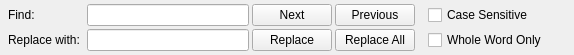
<?xml version="1.0" encoding="UTF-8"?>
<ui version="4.0">
 <class>FindReplaceBar</class>
 <widget class="QWidget" name="FindReplaceBar">
  <property name="geometry">
   <rect>
    <x>0</x>
    <y>0</y>
    <width>574</width>
    <height>54</height>
   </rect>
  </property>
  <property name="maximumSize">
   <size>
    <width>16777215</width>
    <height>54</height>
   </size>
  </property>
  <layout class="QVBoxLayout" name="verticalLayout">
   <property name="spacing">
    <number>0</number>
   </property>
   <property name="leftMargin">
    <number>8</number>
   </property>
   <property name="topMargin">
    <number>4</number>
   </property>
   <property name="rightMargin">
    <number>8</number>
   </property>
   <property name="bottomMargin">
    <number>4</number>
   </property>
   <item>
    <layout class="QGridLayout" name="gridLayout">
     <property name="spacing">
      <number>3</number>
     </property>
     <item row="1" column="3">
      <widget class="QPushButton" name="replace">
       <property name="text">
        <string>Replace</string>
       </property>
      </widget>
     </item>
     <item row="0" column="7">
      <widget class="QCheckBox" name="caseSensitive">
       <property name="minimumSize">
        <size>
         <width>20</width>
         <height>0</height>
        </size>
       </property>
       <property name="text">
        <string>Case Sensitive</string>
       </property>
      </widget>
     </item>
     <item row="1" column="1">
      <widget class="QLabel" name="labelReplace">
       <property name="minimumSize">
        <size>
         <width>55</width>
         <height>0</height>
        </size>
       </property>
       <property name="text">
        <string>Replace with: </string>
       </property>
      </widget>
     </item>
     <item row="0" column="1">
      <widget class="QLabel" name="labelFind">
       <property name="minimumSize">
        <size>
         <width>55</width>
         <height>0</height>
        </size>
       </property>
       <property name="text">
        <string>Find:</string>
       </property>
      </widget>
     </item>
     <item row="1" column="5">
      <widget class="QPushButton" name="replaceAll">
       <property name="text">
        <string>Replace All</string>
       </property>
      </widget>
     </item>
     <item row="1" column="7">
      <widget class="QCheckBox" name="wholeWordsOnly">
       <property name="minimumSize">
        <size>
         <width>20</width>
         <height>0</height>
        </size>
       </property>
       <property name="text">
        <string>Whole Word Only</string>
       </property>
      </widget>
     </item>
     <item row="1" column="2">
      <widget class="QLineEdit" name="replaceText">
       <property name="minimumSize">
        <size>
         <width>50</width>
         <height>0</height>
        </size>
       </property>
       <property name="maximumSize">
        <size>
         <width>200</width>
         <height>16777215</height>
        </size>
       </property>
      </widget>
     </item>
     <item row="0" column="2">
      <widget class="QLineEdit" name="findText">
       <property name="sizePolicy">
        <sizepolicy hsizetype="Expanding" vsizetype="Fixed">
         <horstretch>10</horstretch>
         <verstretch>0</verstretch>
        </sizepolicy>
       </property>
       <property name="minimumSize">
        <size>
         <width>50</width>
         <height>0</height>
        </size>
       </property>
       <property name="maximumSize">
        <size>
         <width>200</width>
         <height>16777215</height>
        </size>
       </property>
      </widget>
     </item>
     <item row="0" column="3">
      <widget class="QPushButton" name="findNext">
       <property name="text">
        <string>Next</string>
       </property>
      </widget>
     </item>
     <item row="0" column="9">
      <widget class="QPushButton" name="closeButton">
       <property name="maximumSize">
        <size>
         <width>16</width>
         <height>16</height>
        </size>
       </property>
       <property name="icon">
        <iconset resource="../resources.qrc">
         <normaloff>:/images/16x16/window-close.png</normaloff>:/images/16x16/window-close.png</iconset>
       </property>
       <property name="flat">
        <bool>true</bool>
       </property>
      </widget>
     </item>
     <item row="0" column="6">
      <widget class="QWidget" name="widget" native="true">
       <property name="minimumSize">
        <size>
         <width>7</width>
         <height>0</height>
        </size>
       </property>
      </widget>
     </item>
     <item row="0" column="5">
      <widget class="QPushButton" name="findPrevious">
       <property name="text">
        <string>Previous</string>
       </property>
      </widget>
     </item>
     <item row="0" column="8">
      <spacer name="horizontalSpacer">
       <property name="orientation">
        <enum>Qt::Horizontal</enum>
       </property>
       <property name="sizeHint" stdset="0">
        <size>
         <width>0</width>
         <height>20</height>
        </size>
       </property>
      </spacer>
     </item>
    </layout>
   </item>
  </layout>
 </widget>
 <tabstops>
  <tabstop>findText</tabstop>
  <tabstop>replaceText</tabstop>
  <tabstop>findNext</tabstop>
  <tabstop>replace</tabstop>
  <tabstop>findPrevious</tabstop>
  <tabstop>replaceAll</tabstop>
  <tabstop>caseSensitive</tabstop>
  <tabstop>wholeWordsOnly</tabstop>
  <tabstop>closeButton</tabstop>
 </tabstops>
 <resources>
  <include location="../resources.qrc"/>
 </resources>
 <connections/>
</ui>
